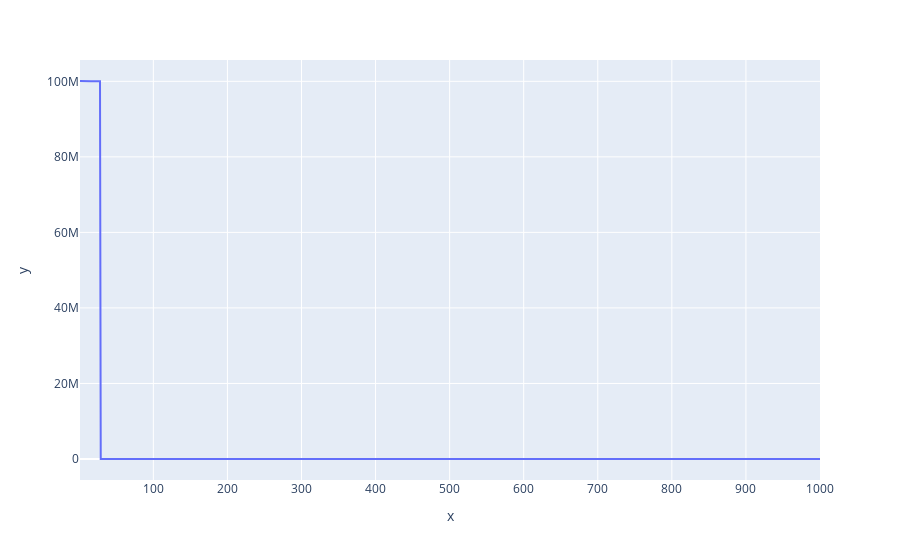

Notebook code cell kept with this figure:
### Code cell
optimize_and_plot(rastrigin_function, d = 10, domain = (-5.12, 5.12), popsize=100, maxfevals=100000, sigma=10)

### Figure 1 — Plotly figure (JSON) as saved in the notebook; plotly's stock layout.template omitted (floating-point values rounded to 4 significant figures; data arrays with more than 128 entries replaced by an {"elided": "..."} marker saying what was removed)
{"data": [{"hovertemplate": "x=%{x}<br>y=%{y}<extra></extra>", "legendgroup": "", "line": {"color": "#636efa", "dash": "solid"}, "marker": {"symbol": "circle"}, "mode": "lines", "name": "", "orientation": "v", "showlegend": false, "type": "scatter", "x": {"elided": "1000 int values"}, "xaxis": "x", "y": {"elided": "1000 float values"}, "yaxis": "y"}], "layout": {"legend": {"tracegroupgap": 0}, "margin": {"t": 60}, "xaxis": {"anchor": "y", "domain": [0, 1], "title": {"text": "x"}}, "yaxis": {"anchor": "x", "domain": [0, 1], "title": {"text": "y"}}}}
